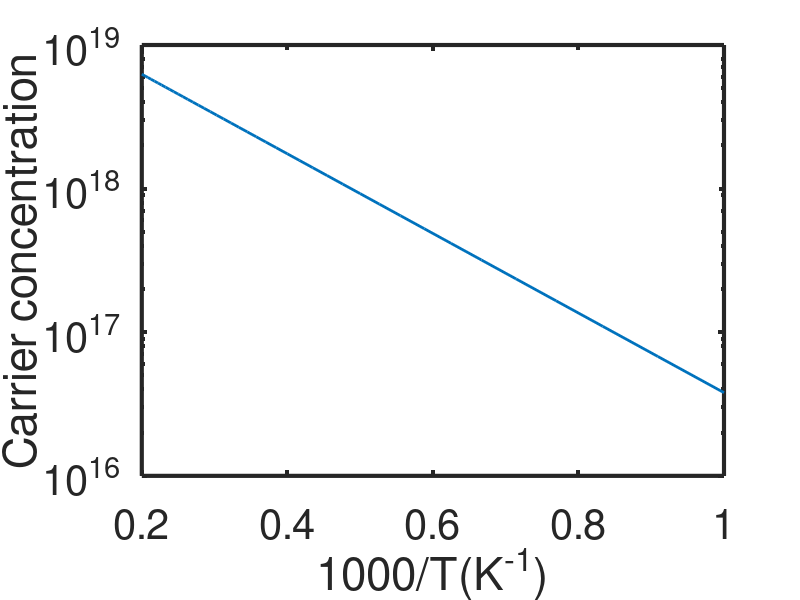

MATLAB code to generate this figure:
clc;clear;close all;
%constants
kB = 8.617*10^-5;%eV/K
Eg = 1.1;%eV

Nc = 2.8e19;%cm^3
Nv = 1.8e19;%cm^-3

T = 1000:100:5000;

ni = (Nc*Nv)^(0.5).*exp(-Eg./(2*kB*T));
Tinv = 1000./T;

set(0,'DefaultAxesFontSize',30,'DefaultAxesFontWeight','normal','DefaultAxesLineWidth',3);
semilogy(Tinv,ni,'LineWidth',2);
xlabel('1000/T(K^{-1})');
ylabel('Carrier concentration');